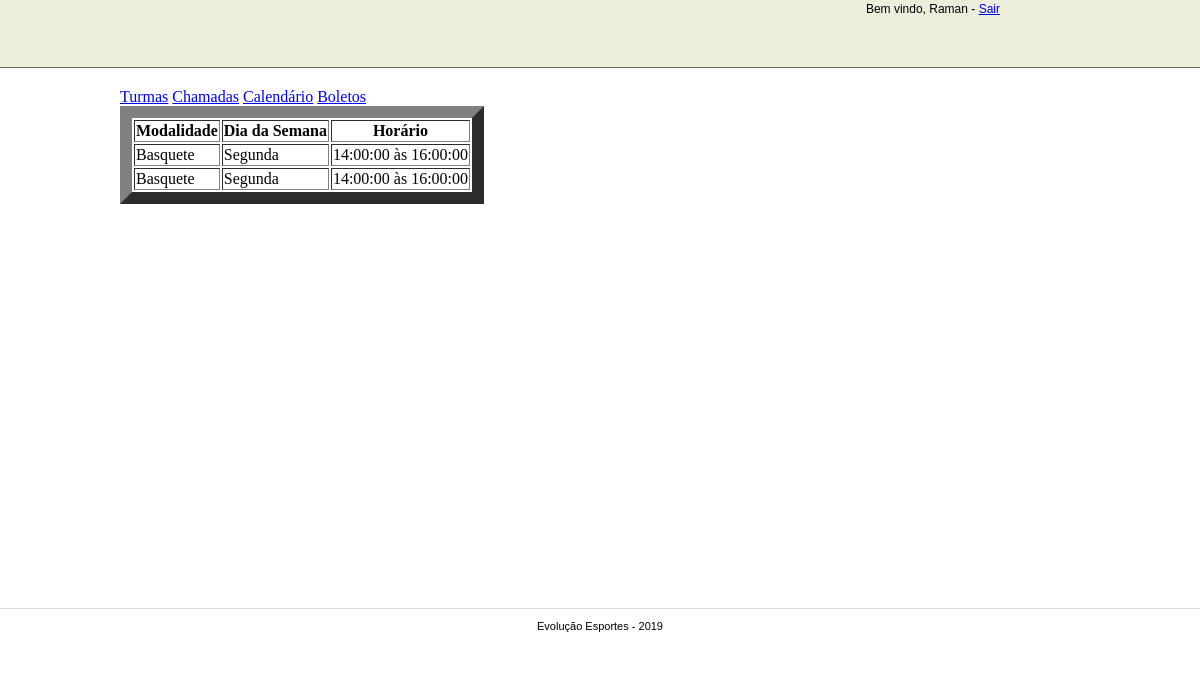
Screenshot of /projeto/turmasprofessor.php (signed in) with the database file from the repository.
### tables this page shows
CREATE TABLE `professores` (
  `professorID` int(11) NOT NULL,
  `nomeprofessor` varchar(45) NOT NULL,
  `datanascimento` date NOT NULL,
  `imagemprofessor` varchar(45) DEFAULT NULL,
  `email` varchar(45) NOT NULL,
  `usuario` varchar(45) NOT NULL,
  `senha` varchar(45) NOT NULL,
  `nivel` int(11) DEFAULT '2',
  `modalidade` int(11) NOT NULL
);

CREATE TABLE `turmamodalidades` (
  `turmamodalidadesID` int(11) NOT NULL,
  `turmaid` int(11) NOT NULL,
  `modalidadeid` int(11) NOT NULL,
  `professorid` int(11) NOT NULL
);

CREATE TABLE `modalidades` (
  `modalidadeID` int(11) NOT NULL,
  `nomemodalidade` varchar(45) NOT NULL
);

CREATE TABLE `diasemana` (
  `diaID` int(11) NOT NULL,
  `dia` varchar(45) NOT NULL
);

CREATE TABLE `horarios` (
  `horarioid` int(11) NOT NULL,
  `horarioinicial` time NOT NULL,
  `horariofinal` time NOT NULL
);

### projeto/turmasprofessor.php (the view, shortened to what this page needs)
<?php require_once("../conexao/conexao.php"); ?>
<?php
    $professorid = $_SESSION["user_portal"];
    $consultatm = "SELECT * FROM turmamodalidades tmd JOIN turmas tm ON tmd.turmaid = tm.turmaID JOIN diasemana ds ON tm.diasemana = ds.diaID JOIN horarios hrs ON tm.horario = hrs.horarioid JOIN modalidades md ON tmd.modalidadeid = md.modalidadeID  WHERE tmd.professorid = {$professorid} ORDER BY ds.diaID ASC ";
    $resultadotm = mysqli_query($conecta, $consultatm);
?>
<!doctype html>
<html>
    <head>
        <link href="_css/estilo.css" rel="stylesheet">
        <link href="_css/produtos.css" rel="stylesheet">
        <link href="_css/produto_pesquisa.css" rel="stylesheet">
    </head>
    <body>
        <?php include_once("_incluir/topoprofessor.php"); ?>
        <main>
             <div class="vertical-menu">
                      <a href="turmasprofessor.php" class="active">Turmas</a>
                      <a href="chamadaprofessor.php">Chamadas</a>
                      <a href="calendarioprofessor.php">Calendário</a>
                      <a href="boletosprofessor.php">Boletos</a>
            </div>
            <div>
                <table border="12">
                      <tr>
                        <th>Modalidade</th>
                        <th>Dia da Semana</th>
                        <th>Horário</th>
                      </tr>
                           <?php
                         while ($dadostm = mysqli_fetch_assoc($resultadotm)){
                    ?>
                      <tr>
                        <td>
                          <?php
                            echo utf8_encode($dadostm["nomemodalidade"]);       ?></td>
                            <td><?php
                                echo utf8_encode($dadostm["dia"]);      ?>
                             </td>
                            <td >
                          <?php
                             echo  $dadostm["horarioinicial"] . " " . "às" . " " . $dadostm["horariofinal"];
                             ?>
                             </td>
                      </tr>
                      <?php
                         }
                        ?>
                    </table>
            </div>
        </main>
        <?php include_once("_incluir/rodape.php"); ?>
    </body>
</html>

### projeto/_incluir/topoprofessor.php (shortened to what this page needs)
<header>
    <div id="header_central">
        <?php
            if ( isset($_SESSION["user_portal"])  ) {
                $user = $_SESSION["user_portal"];
                $saudacao = "SELECT nomeprofessor ";
                $saudacao .= "FROM professores ";
                $saudacao .= "WHERE professorID = {$user} ";
                $saudacao_login = mysqli_query($conecta,$saudacao);
                $saudacao_login = mysqli_fetch_assoc($saudacao_login);
                $nome = $saudacao_login["nomeprofessor"];
        ?>
            <div id="header_saudacao"><h5>Bem vindo, <?php echo $nome ?> - <a href="sairprofessor.php">Sair</a></h5></div>
        <?php
            }
        ?>
    </div>
</header>

### projeto/_incluir/rodape.php
<footer>
    <div id="footer_central">
        <p>Evolução Esportes - 2019</p>
    </div>
</footer>

### projeto/_css/estilo.css (style rules this page uses)
body { margin:0 }
header { width:100%; height:67px; background-color:#EDEDDC; border-bottom:1px solid #666; }
div#header_central { position: relative; width:800px; height:67px; margin:0 auto; }
div#header_saudacao { position: absolute; top:0; right:0px; text-align: right; }
div#header_saudacao h5 { font-family: sans-serif; font-size: 12px; font-weight: 100; margin:2px 0 0 0; padding:0; }
main { width:960px; min-height: 500px; padding:20px 0; margin:0 auto; }
footer { clear: both; width:100%; height:60px; border-top:1px solid #ddd; }
div#footer_central { width:800px; margin:0 auto; }
div#footer_central p { font-family: sans-serif; font-size: 11px; text-align: center }

### rows the page displays
professores: nomeprofessor "Raman"
turmamodalidades: modalidadeid.nomemodalidade "Basquete", diasemana.dia "Segunda", horarios.horarioinicial "14:00:00", horarios.horariofinal "16:00:00"
turmamodalidades: modalidadeid.nomemodalidade "Basquete", diasemana.dia "Segunda", horarios.horarioinicial "14:00:00", horarios.horariofinal "16:00:00"
